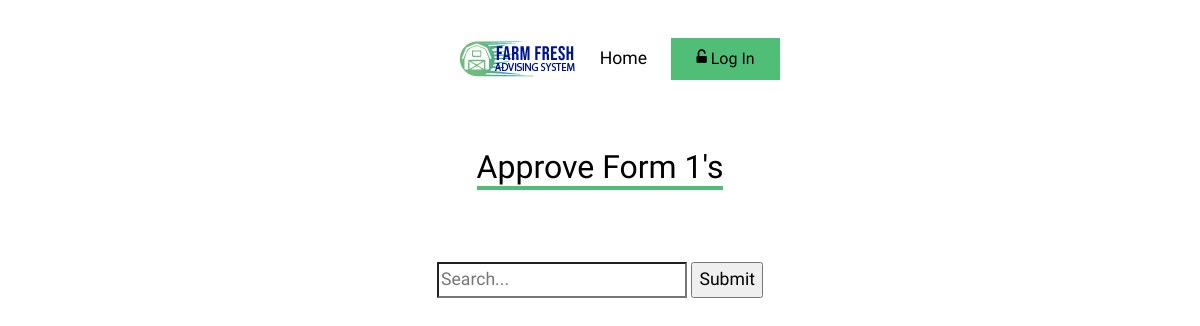
The page /ADS/Webpages/form1approval.php on the database as committed earlier.
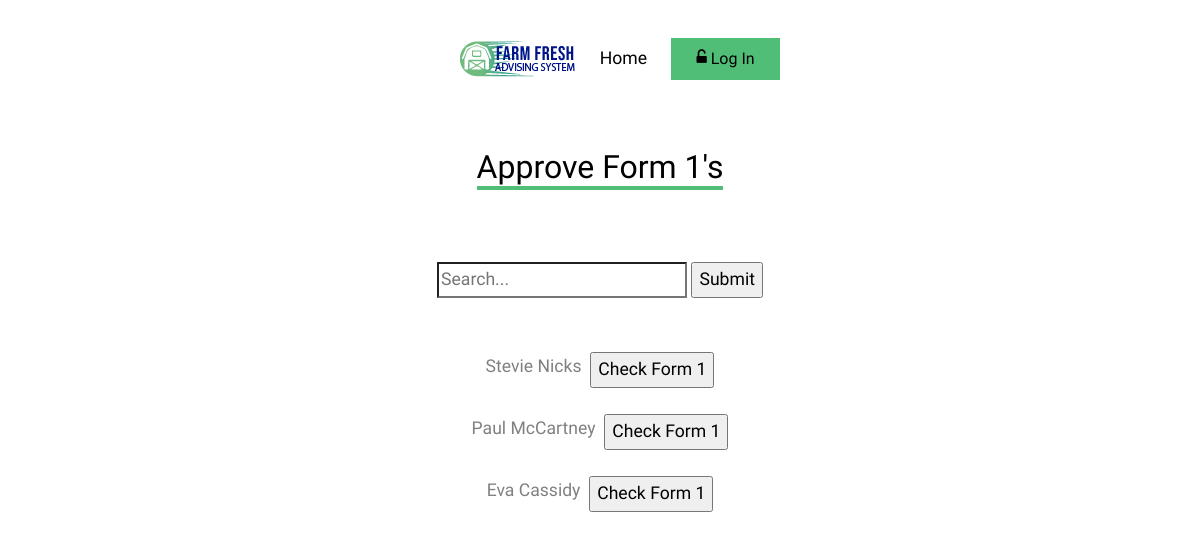
The same page on the database as committed later.
### tables this page shows
create table student(
u_id int NOT NULL,
fname varchar(20) NOT NULL,
lname varchar(20) NOT NULL,
addr varchar(50) NOT NULL,
email varchar(30) NOT NULL,
major varchar(20) NOT NULL,
degree varchar(3),
gpa decimal(3,2),
gradapp int,
form1status int,
advisor int,
primary key (u_id),
foreign key (u_id) references users(id)
);

### ADS/Webpages/form1approval.php (the view, shortened to what this page needs)
<?php
	require_once('header.php');
	$dbc = mysqli_connect(DB_HOST, DB_USER, DB_PASSWORD, DB_NAME);
	$myuid = $_SESSION['user_id'];
?>
<div class="site-section">
    <div class="container">
		<div class="row mb-4 justify-content-center text-center">
          	<div class="col-lg-4 mb-4">
            	<h2 class="section-title-underline mb-4">
              		<span>Approve Form 1's</span>
            	</h2>
          	</div>
        </div>
	<div class="row mb-4 justify-content-center text-center">
	<form>
	<input type="search" name="search" placeholder="Search..."/>
	<input type="submit" />
	</form>
	</div>
<br>
<div>
<?php
	  if(isset($_GET['search'])) {
		if($_SESSION['acc_type'] == 4) {
            $searchstudents = mysqli_query($dbc, "select * from student where (fname like '%{$_GET['search']}%' or lname like '%{$_GET['search']}%') and form1status > 0 and advisor = '$myuid';");
        }
        else {
		    $searchstudents = mysqli_query($dbc, "select * from student where (fname like '%{$_GET['search']}%' or lname like '%{$_GET['search']}%') and form1status > 0;");
        }
		while ($searchstudent = mysqli_fetch_array($searchstudents)) {
			?>
		  <label><?php echo $searchstudent['fname']; echo ' '; echo $searchstudent['lname'] . ' '; ?></label>
		  <form action='checkform1.php'>
		  <input type="hidden" name="uid" value="<?php echo $searchstudent['u_id']?>" />
		  <input type="submit" class="button" name="decision" value="Check Form 1" />
		  </form>
		  <br>
		  <?php
		}
	  }
	else {
		if($_SESSION['acc_type'] == 4) {
			$students = mysqli_query($dbc, "select * from student where form1status > 0 and advisor = '$myuid';");
		}
		else {
			$students = mysqli_query($dbc, "select * from student where form1status > 0;");
		}
	while ($student = mysqli_fetch_array($students)) {
		?>
		<div class="row mb-4 justify-content-center text-center">
		<label><?php echo $student['fname']; echo ' '; echo $student['lname'] . ' &nbsp;'; ?></label>
		  <form action='checkform1.php'>
		  <input type="submit" class="button" name="decision" value="Check Form 1" />
		  </form>
		  <br>
		</div>
		<?php
	}
?>
<br>
<?php
 }
?>
</div>

Rows that differ between the two databases and show on the page:
now on this page (row edited): student: fname "Stevie", lname "Nicks"
added student: fname "Paul", lname "McCartney"
now on this page (row edited): student: fname "Eva", lname "Cassidy"
